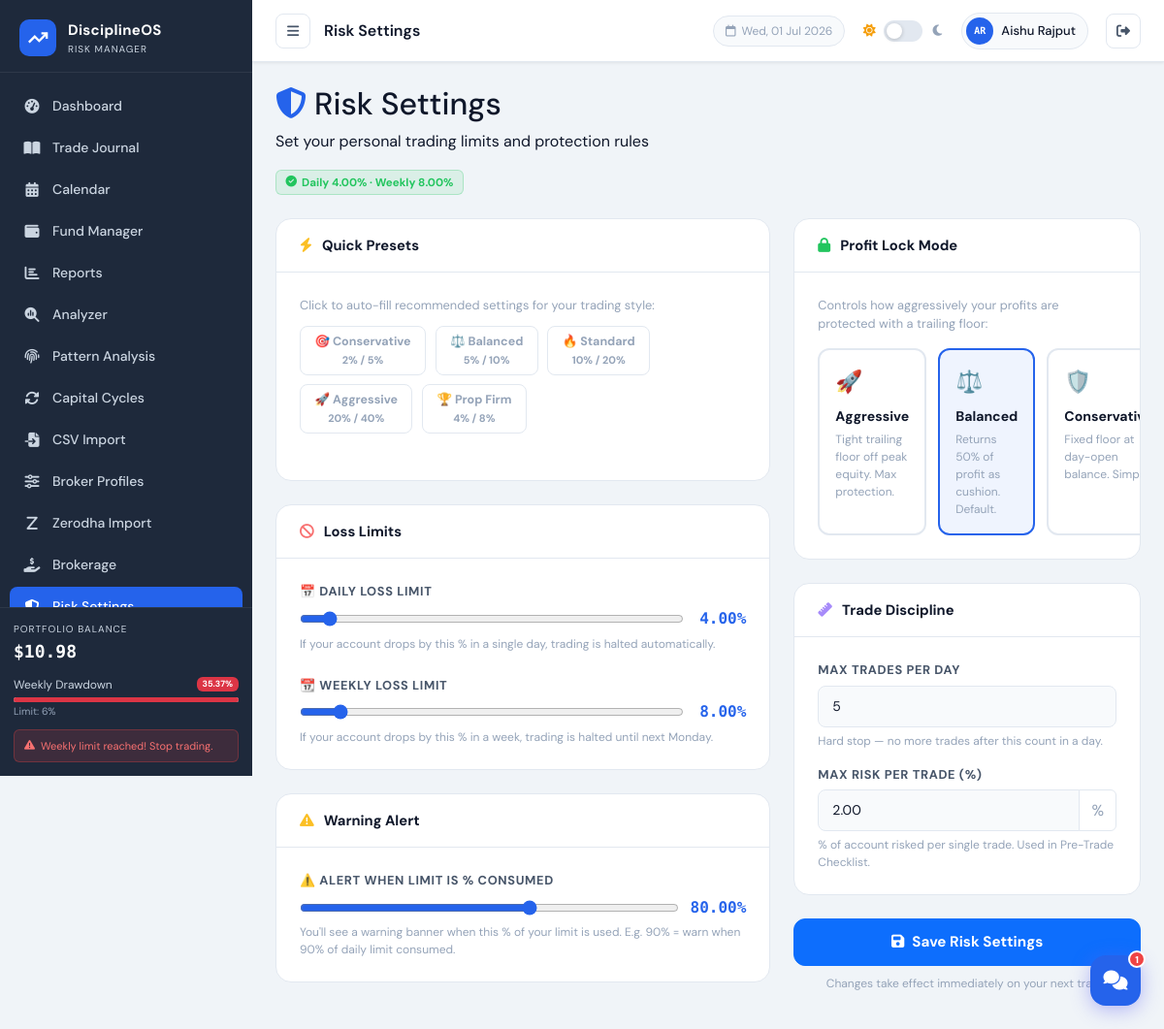
The app's page /pages/risk_settings.php (signed in) with its own data.
### tables this page shows
CREATE TABLE `users` (
  `id` int NOT NULL,
  `name` varchar(100) NOT NULL,
  `email` varchar(150) NOT NULL,
  `password` varchar(255) NOT NULL,
  `initial_balance` decimal(15,2) DEFAULT '10000.00',
  `currency` varchar(10) NOT NULL DEFAULT 'USD',
  `role` enum('user','admin') NOT NULL DEFAULT 'user',
  `last_login_at` datetime DEFAULT NULL,
  `last_active_at` datetime DEFAULT NULL,
  `login_count` int NOT NULL DEFAULT '0',
  `daily_loss_pct` decimal(5,2) DEFAULT NULL,
  `weekly_loss_pct` decimal(5,2) DEFAULT NULL,
  `warning_threshold_pct` decimal(5,2) DEFAULT NULL,
  `profit_lock_mode` tinyint DEFAULT NULL,
  `max_trades_per_day` int DEFAULT NULL,
  `max_risk_per_trade_pct` decimal(5,2) DEFAULT NULL,
  `signup_ip` varchar(45) DEFAULT NULL,
  `created_at` timestamp NOT NULL DEFAULT CURRENT_TIMESTAMP
);

### pages/risk_settings.php (the view, shortened to what the rows shown need)
<?php
require_once '../config/db.php';
$db     = getDB();
$userId = getCurrentUserId();
$user = getLoggedInUser();
$uRow = $db->prepare("SELECT daily_loss_pct, weekly_loss_pct, warning_threshold_pct, profit_lock_mode, max_trades_per_day, max_risk_per_trade_pct FROM users WHERE id = ?");
$uRow->execute([$userId]);
$cfg = $uRow->fetch();
$eff = [
    'daily'    => $cfg['daily_loss_pct']         ?? DAILY_LOSS_LIMIT_PCT,
    'weekly'   => $cfg['weekly_loss_pct']         ?? WEEKLY_LOSS_LIMIT_PCT,
    'warning'  => $cfg['warning_threshold_pct']   ?? WARNING_THRESHOLD_PCT,
    'lock'     => $cfg['profit_lock_mode']         ?? PROFIT_LOCK_MODE,
    'trades'   => $cfg['max_trades_per_day']       ?? MAX_TRADES_PER_DAY,
    'riskpct'  => $cfg['max_risk_per_trade_pct']   ?? MAX_RISK_PER_TRADE_PCT,
];
$rootPath  = '../';
include '../includes/header.php';
?>
<div class="page-header mb-4">
    <div>
        <h2 class="page-heading"><i class="fas fa-shield-halved me-2" style="color:var(--accent)"></i>Risk Settings</h2>
        <p class="page-subheading">Set your personal trading limits and protection rules</p>
    </div>
    <div class="current-badge">
        <i class="fas fa-circle-check"></i>
        Daily <?= $eff['daily'] ?>% · Weekly <?= $eff['weekly'] ?>%
    </div>
</div>
<form method="POST" id="riskForm">
    <div class="row g-4">
        <div class="col-lg-7">
            <div class="settings-card">
                <div class="settings-card-body">
                    <div class="risk-field mb-4">
                        <div class="range-wrap">
                            <input type="range" id="dailySlider" name="daily_loss_pct"
                                   min="1" max="50" step="0.5"
                                   value="<?= $eff['daily'] ?>"
                                   oninput="document.getElementById('dailyVal').textContent=this.value+'%'">
                            <span class="range-val" id="dailyVal"><?= $eff['daily'] ?>%</span>
                        </div>
                    </div>
                    <div class="risk-field">
                        <div class="range-wrap">
                            <input type="range" id="weeklySlider" name="weekly_loss_pct"
                                   min="1" max="80" step="0.5"
                                   value="<?= $eff['weekly'] ?>"
                                   oninput="document.getElementById('weeklyVal').textContent=this.value+'%'">
                            <span class="range-val" id="weeklyVal"><?= $eff['weekly'] ?>%</span>
                        </div>
                    </div>
                </div>
            </div>
            <div class="settings-card">
                <div class="settings-card-body">
                    <div class="risk-field">
                        <div class="range-wrap">
                            <input type="range" id="warningSlider" name="warning_threshold_pct"
                                   min="50" max="99" step="1"
                                   value="<?= $eff['warning'] ?>"
                                   oninput="document.getElementById('warningVal').textContent=this.value+'%'">
                            <span class="range-val" id="warningVal"><?= $eff['warning'] ?>%</span>
                        </div>
                    </div>
                </div>
            </div>
        </div>
        <div class="col-lg-5">
            <div class="settings-card">
                <div class="settings-card-body">
                    <div class="risk-field mb-3">
                        <label>Max Trades Per Day</label>
                        <input type="number" name="max_trades_per_day" class="form-control"
                               min="1" max="100" step="1"
                               value="<?= htmlspecialchars($eff['trades']) ?>"
                               placeholder="e.g. 5">
                        <div class="field-hint">Hard stop — no more trades after this count in a day.</div>
                    </div>
                    <div class="risk-field">
                        <div class="input-group">
                            <input type="number" name="max_risk_per_trade_pct" class="form-control"
                                   min="0.1" max="20" step="0.1"
                                   value="<?= htmlspecialchars($eff['riskpct']) ?>"
                                   placeholder="e.g. 2.0">
                            <span class="input-group-text" style="background:var(--bg-hover);border-color:var(--border);color:var(--text-muted)">%</span>
                        </div>
                    </div>
                </div>
            </div>
        </div>
    </div>
</form>
<?php include '../includes/footer.php'; ?>

### includes/header.php (shortened to what the rows shown need)
<!DOCTYPE html>
<html lang="en" data-theme="light">
<head>
    <link href="https://cdn.jsdelivr.net/npm/bootstrap@5.3.2/dist/css/bootstrap.min.css" rel="stylesheet">
    <link href="https://cdnjs.cloudflare.com/ajax/libs/font-awesome/6.5.0/css/all.min.css" rel="stylesheet">
    <link href="<?= $rootPath ?? '' ?>assets/css/style.css?v=1.0.2" rel="stylesheet">
</head>
<body>
<div class="main-wrapper" id="mainWrapper">
    <header class="top-bar">
        <div class="topbar-right">
            <?php
            $__loggedUser = getLoggedInUser();
            $__uname      = $__loggedUser['name'] ?? ($_SESSION['user_name'] ?? 'User');
            $__words      = array_filter(explode(' ', $__uname));
            $__initials   = strtoupper(implode('', array_map(fn($w) => $w[0], $__words)));
            $__initials   = substr($__initials, 0, 2);
            ?>
            <div class="user-chip" style="cursor:pointer" title="Account Settings"
                 onclick="window.location='<?= $rootPath ?? '' ?>pages/account.php'">
                <div class="user-avatar"><?= htmlspecialchars($__initials) ?></div>
                <span><?= htmlspecialchars($__uname) ?></span>
            </div>
        </div>
    </header>
    <div class="page-content">

### records on screen
users: name "AR", name "Aishu Rajput", daily_loss_pct "4.00", weekly_loss_pct "8.00", daily_loss_pct "4", weekly_loss_pct "8", warning_threshold_pct "80", warning_threshold_pct "80.00", max_trades_per_day "5", max_risk_per_trade_pct "2.00"

### other values on screen
APP_NAME "DisciplineOS"
formatUSD($balance) "$10.98"
$weeklyDD "35.37"
$titles[$currentPage] "Risk Settings"
$ico "🚀"
$title "Aggressive"
$desc "Tight trailing floor off peak equity. Max protection."
$ico "⚖️"
$title "Balanced"
$desc "Returns 50% of profit as cushion. Default."
$ico "🛡️"
$desc "Fixed floor at day-open balance.…"
